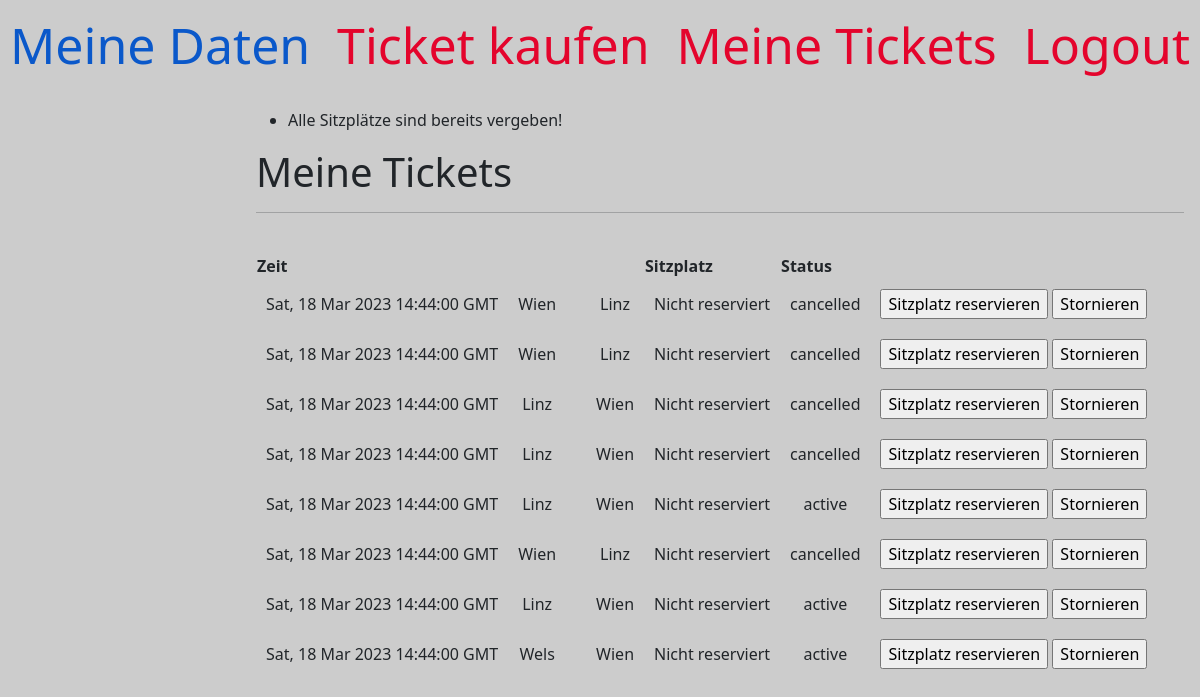
Screenshot of /tickets?ticketid=9 (signed in) with the database file from the repository.
### app/models.py (models this page shows, shortened)
class Ticket(db.Model):
    id = db.Column(db.Integer, primary_key=True)
    user_id = db.Column(db.Integer, db.ForeignKey('user.id'))
    ride_id = db.Column(db.Integer)
    status = db.Column(db.Enum('active', 'cancelled', 'used'), nullable=False, server_default="active")
    seat = db.Column(db.Boolean, default=False, nullable=False)
    departure = db.Column(db.String)
    destination = db.Column(db.String)
    def get_time(self):
        return api.get_ride_by_id(self.ride_id)["time"]

### app/routes.py (the view)
@app.route('/tickets', methods=['GET', 'POST'])
@requires_access('user')
@login_required
def tickets():
    tickets = current_user.bought_tickets()
    today = datetime.now()
    for t in tickets:
        rideid = t.ride_id
        ride_time = datetime.strptime(api.get_ride_by_id(rideid)["time"], "%a, %d %b %Y %H:%M:%S GMT")
        if t.status == 'active' and t.status != 'used' and ride_time < today:
            t.set_status('used')
            db.session.commit()
    ticketid = request.args.get('ticketid')
    book_seat(ticketid)
    return render_template('tickets.html', title='Meine Tickets', tickets=tickets)

### api.py (called while the page is built)
def get_ride_by_id(id):
    data = get_rides()
    for r in data["data"]:
        if id == r["id"]:
            return r

def get_rides():
    if dummydata:
        js = open("./dummydata/rides.json")
        data = json.load(js)
        return data
    else:
        response = urlopen('http://localhost:5001/api/zuege-komp')
        data = json.loads(response.read())
        return data

def get_train_by_id(id):
    data = get_trains()
    for t in data["trains"]:
        if id == t["id"]:
            return t

def get_trains():
    if dummydata:
        js = open("./dummydata/trains.json")
        data = json.load(js)
        return data
    else:
        response = urlopen('http://localhost:5002/fahrplan')
        data = json.loads(response.read())
        return data

### app/admin.py (called while the page is built)
def requires_access(access_level):
    def decorator(f):
        @wraps(f)
        def decorated_function(*args, **kwargs):
            user = User.query.filter_by(username=current_user.username).first_or_404()
            if access_level == 'admin' and not user.is_admin():
                flash("Kein Zugang.")
                return redirect(url_for('logout'))
            elif access_level == 'user' and user.is_admin():
                flash("Kein Zugang.")
                return redirect(url_for('logout'))
            return f(*args, **kwargs)
        return decorated_function
    return decorator

### app/models.py (called while the page is built)
@login.user_loader
def load_user(id):
    return User.query.get(int(id))

    def is_admin(self):
        return self.access == 'admin'

    def bought_tickets(self):
        tickets = Ticket.query.filter_by(user_id=self.id)
        return tickets

### app/routes.py (called while the page is built)
def book_seat(ticketid):
    ticket = Ticket.query.filter_by(id=ticketid).first()
    if ticket is not None and ticket.status == 'active':
        rideid = ticket.ride_id
        booked_seats = len(Ticket.query.filter_by(ride_id=rideid, seat=True).all())
        trainid = api.get_ride_by_id(rideid)["train_id"]
        available_seats = api.get_train_by_id(trainid)["seats"]
        if ticket.seat:
            flash("Sitzplatz bereits gebucht!")
        elif available_seats <= booked_seats:
            flash("Alle Sitzplätze sind bereits vergeben!")
        elif not ticket.seat:
            ticket.set_seat(True)
            db.session.commit()
            flash("Sitzplatz erfolgreich reserviert!")
    elif ticket is not None:
        flash("Das Ticket ist nicht mehr verfügbar, da storniert oder verbraucht!")

### app/templates/tickets.html (shortened to what this page needs)
{% extends "base.html" %}
{% set active_page = 'tickets_page' %}
{% block content %}
<h1>Meine Tickets</h1>
<hr><br>
<table>
    <tr>
        <th>Zeit</th>
        <th></th>
        <th></th>
        <th></th>
        <th>Sitzplatz</th>
        <th>Status</th>
        <th></th>
    </tr>
    {% for ticket in tickets %}
    <tr class="default">
        <td>{{ ticket.get_time() }}</td>
        <td>{{ ticket.departure }}</td>
        <td></td>
        <td>{{ ticket.destination }}</td>
        {% if ticket.seat %}
            <td>Reserviert</td>
        {% else %}
            <td>Nicht reserviert</td>
        {% endif %}
        <td>{{ ticket.status }}</td>
        <td>
            <input type="button" onclick="window.location.href='{{ url_for( 'tickets', ticketid=ticket.id ) }}';" value="Sitzplatz reservieren">
            <input type="button" onclick="window.location.href='{{ url_for( 'cancelticket', ticketid=ticket.id ) }}';" value="Stornieren">
        </td>
    </tr>
    {% endfor %}
</table>
{% endblock %}

### app/templates/base.html (style rules this page uses)
body { background-color: #cccccc; }
td { text-align: center; padding: 10px; }

### rows the page displays
Ticket: get_time "Sat, 18 Mar 2023 14:44:00 GMT", departure "Wien", destination "Linz", seat "Nicht reserviert", status "cancelled"
Ticket: get_time "Sat, 18 Mar 2023 14:44:00 GMT", departure "Wien", destination "Linz", seat "Nicht reserviert", status "cancelled"
Ticket: get_time "Sat, 18 Mar 2023 14:44:00 GMT", departure "Linz", destination "Wien", seat "Nicht reserviert", status "cancelled"
Ticket: get_time "Sat, 18 Mar 2023 14:44:00 GMT", departure "Linz", destination "Wien", seat "Nicht reserviert", status "cancelled"
Ticket: get_time "Sat, 18 Mar 2023 14:44:00 GMT", departure "Linz", destination "Wien", seat "Nicht reserviert", status "active"
Ticket: get_time "Sat, 18 Mar 2023 14:44:00 GMT", departure "Wien", destination "Linz", seat "Nicht reserviert", status "cancelled"
Ticket: get_time "Sat, 18 Mar 2023 14:44:00 GMT", departure "Linz", destination "Wien", seat "Nicht reserviert", status "active"
Ticket: get_time "Sat, 18 Mar 2023 14:44:00 GMT", departure "Wels", destination "Wien", seat "Nicht reserviert", status "active"

### other values shown
{{ message }} "Alle Sitzplätze sind bereits vergeben!"
